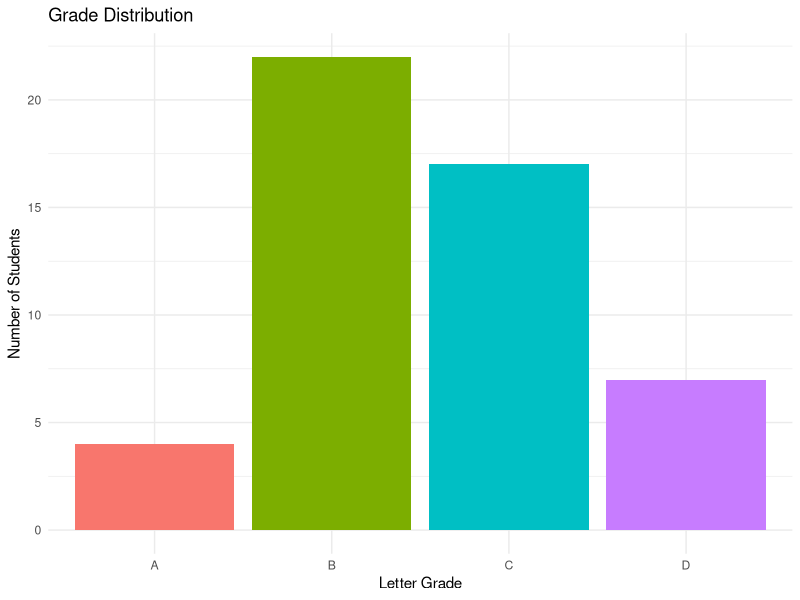
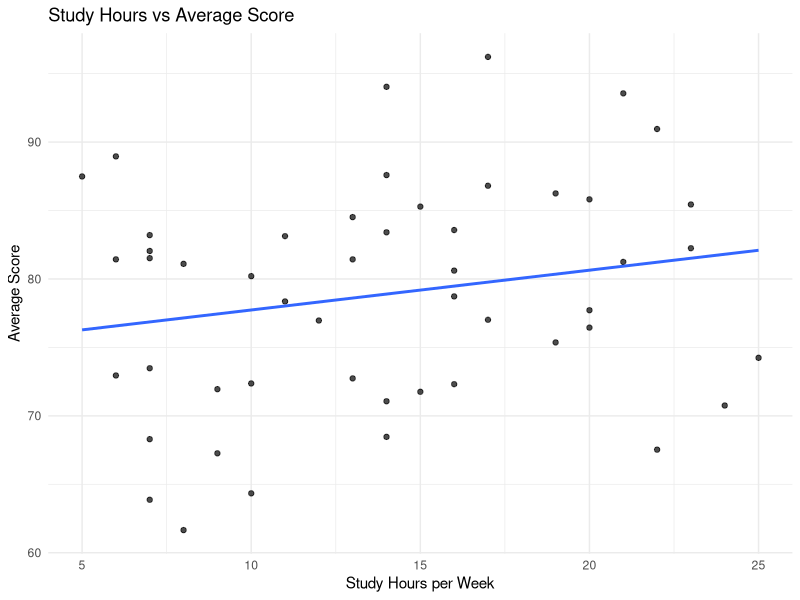

Reproduce these figures in R, in order. (Note: this script raises an error after producing the figures.)
# Module 5: Mini Projects
# File: 20_Mini_Projects.R

# =============================================================================
# MINI PROJECTS TO PRACTICE R SKILLS
# =============================================================================

# This file contains small projects that combine multiple R concepts
# to help you practice and reinforce your learning

# =============================================================================
# PROJECT 1: STUDENT GRADE ANALYZER
# =============================================================================

# Create sample student data
set.seed(123)
student_data <- data.frame(
  student_id = 1:50,
  name = paste("Student", 1:50),
  math_score = rnorm(50, mean = 75, sd = 15),
  science_score = rnorm(50, mean = 80, sd = 12),
  english_score = rnorm(50, mean = 70, sd = 18),
  attendance = sample(80:100, 50, replace = TRUE),
  study_hours = sample(5:25, 50, replace = TRUE)
)

# Add some correlations
student_data$math_score <- student_data$math_score + student_data$study_hours * 0.5
student_data$science_score <- student_data$science_score + student_data$study_hours * 0.3
student_data$english_score <- student_data$english_score + student_data$study_hours * 0.2

# Calculate average score
student_data$average_score <- (student_data$math_score + student_data$science_score + student_data$english_score) / 3

# Assign letter grades
student_data$letter_grade <- ifelse(student_data$average_score >= 90, "A",
                                   ifelse(student_data$average_score >= 80, "B",
                                         ifelse(student_data$average_score >= 70, "C",
                                               ifelse(student_data$average_score >= 60, "D", "F"))))

print("Student Data Sample:")
print(head(student_data))

# Analyze the data
library(ggplot2)
library(dplyr)

# Grade distribution
grade_distribution <- table(student_data$letter_grade)
print("Grade Distribution:")
print(grade_distribution)

# Create visualizations
# Grade distribution bar plot
grade_plot <- ggplot(student_data, aes(x = letter_grade, fill = letter_grade)) +
  geom_bar() +
  labs(title = "Grade Distribution",
       x = "Letter Grade",
       y = "Number of Students") +
  theme_minimal() +
  theme(legend.position = "none")

print(grade_plot)

# Study hours vs average score
study_plot <- ggplot(student_data, aes(x = study_hours, y = average_score)) +
  geom_point(alpha = 0.7) +
  geom_smooth(method = "lm", se = FALSE) +
  labs(title = "Study Hours vs Average Score",
       x = "Study Hours per Week",
       y = "Average Score") +
  theme_minimal()

print(study_plot)

# =============================================================================
# PROJECT 2: SALES DATA ANALYZER
# =============================================================================

# Create sample sales data
set.seed(456)
sales_data <- data.frame(
  date = seq(from = as.Date("2023-01-01"), to = as.Date("2023-12-31"), by = "day"),
  product = sample(c("Product A", "Product B", "Product C", "Product D"), 365, replace = TRUE),
  sales_amount = rnorm(365, mean = 1000, sd = 300),
  units_sold = sample(1:50, 365, replace = TRUE),
  region = sample(c("North", "South", "East", "West"), 365, replace = TRUE)
)

# Add some seasonality
sales_data$sales_amount <- sales_data$sales_amount + 
  ifelse(month(sales_data$date) %in% c(11, 12), 200, 0) +  # Holiday season
  ifelse(month(sales_data$date) %in% c(6, 7, 8), 100, 0)  # Summer season

# Calculate daily revenue
sales_data$daily_revenue <- sales_data$sales_amount * sales_data$units_sold

print("Sales Data Sample:")
print(head(sales_data))

# Monthly sales summary
monthly_sales <- sales_data %>%
  mutate(month = month(date)) %>%
  group_by(month) %>%
  summarise(
    total_revenue = sum(daily_revenue),
    avg_daily_sales = mean(sales_amount),
    total_units = sum(units_sold)
  )

print("Monthly Sales Summary:")
print(monthly_sales)

# Create visualizations
# Monthly revenue trend
monthly_plot <- ggplot(monthly_sales, aes(x = month, y = total_revenue)) +
  geom_line(color = "blue", size = 1) +
  geom_point(color = "red", size = 2) +
  labs(title = "Monthly Revenue Trend",
       x = "Month",
       y = "Total Revenue") +
  theme_minimal()

print(monthly_plot)

# Product performance
product_performance <- sales_data %>%
  group_by(product) %>%
  summarise(
    total_revenue = sum(daily_revenue),
    avg_sales = mean(sales_amount),
    total_units = sum(units_sold)
  ) %>%
  arrange(desc(total_revenue))

print("Product Performance:")
print(product_performance)

# Product performance bar plot
product_plot <- ggplot(product_performance, aes(x = product, y = total_revenue, fill = product)) +
  geom_bar(stat = "identity") +
  labs(title = "Product Performance by Revenue",
       x = "Product",
       y = "Total Revenue") +
  theme_minimal() +
  theme(legend.position = "none")

print(product_plot)

# =============================================================================
# PROJECT 3: WEATHER DATA ANALYZER
# =============================================================================

# Create sample weather data
set.seed(789)
weather_data <- data.frame(
  date = seq(from = as.Date("2023-01-01"), to = as.Date("2023-12-31"), by = "day"),
  temperature = rnorm(365, mean = 20, sd = 10),
  humidity = rnorm(365, mean = 60, sd = 15),
  pressure = rnorm(365, mean = 1013, sd = 20),
  wind_speed = rnorm(365, mean = 10, sd = 5),
  precipitation = rpois(365, lambda = 2)
)

# Add seasonality to temperature
weather_data$temperature <- weather_data$temperature + 
  ifelse(month(weather_data$date) %in% c(12, 1, 2), -5,  # Winter
         ifelse(month(weather_data$date) %in% c(6, 7, 8), 5, 0))  # Summer

# Add weather conditions
weather_data$condition <- ifelse(weather_data$precipitation > 5, "Rainy",
                               ifelse(weather_data$temperature > 25, "Hot",
                                     ifelse(weather_data$temperature < 5, "Cold", "Mild")))

print("Weather Data Sample:")
print(head(weather_data))

# Analyze weather patterns
# Monthly temperature analysis
monthly_weather <- weather_data %>%
  mutate(month = month(date)) %>%
  group_by(month) %>%
  summarise(
    avg_temp = mean(temperature),
    avg_humidity = mean(humidity),
    avg_pressure = mean(pressure),
    total_precipitation = sum(precipitation)
  )

print("Monthly Weather Summary:")
print(monthly_weather)

# Create visualizations
# Temperature trend
temp_plot <- ggplot(weather_data, aes(x = date, y = temperature)) +
  geom_line(color = "red", alpha = 0.7) +
  geom_smooth(method = "loess", se = FALSE, color = "blue") +
  labs(title = "Temperature Trend Over Time",
       x = "Date",
       y = "Temperature (°C)") +
  theme_minimal()

print(temp_plot)

# Weather condition distribution
condition_dist <- table(weather_data$condition)
print("Weather Condition Distribution:")
print(condition_dist)

# Weather condition pie chart
condition_data <- data.frame(
  condition = names(condition_dist),
  count = as.numeric(condition_dist)
)

condition_plot <- ggplot(condition_data, aes(x = "", y = count, fill = condition)) +
  geom_bar(stat = "identity", width = 1) +
  coord_polar("y", start = 0) +
  labs(title = "Weather Condition Distribution",
       fill = "Condition") +
  theme_void()

print(condition_plot)

# =============================================================================
# PROJECT 4: CUSTOMER SEGMENTATION
# =============================================================================

# Create sample customer data
set.seed(101112)
customer_data <- data.frame(
  customer_id = 1:200,
  age = sample(18:65, 200, replace = TRUE),
  income = rnorm(200, mean = 50000, sd = 20000),
  spending = rnorm(200, mean = 2000, sd = 800),
  visits = sample(1:20, 200, replace = TRUE),
  satisfaction = sample(1:10, 200, replace = TRUE)
)

# Add some correlations
customer_data$spending <- customer_data$spending + customer_data$income * 0.02
customer_data$spending <- customer_data$spending + customer_data$satisfaction * 100

# Create customer segments
customer_data$segment <- ifelse(customer_data$spending > 2500 & customer_data$visits > 10, "High Value",
                               ifelse(customer_data$spending > 1500 & customer_data$visits > 5, "Medium Value",
                                     ifelse(customer_data$spending > 1000, "Low Value", "Potential")))

print("Customer Data Sample:")
print(head(customer_data))

# Analyze customer segments
segment_analysis <- customer_data %>%
  group_by(segment) %>%
  summarise(
    count = n(),
    avg_age = mean(age),
    avg_income = mean(income),
    avg_spending = mean(spending),
    avg_visits = mean(visits),
    avg_satisfaction = mean(satisfaction)
  )

print("Customer Segment Analysis:")
print(segment_analysis)

# Create visualizations
# Spending by segment
spending_plot <- ggplot(customer_data, aes(x = segment, y = spending, fill = segment)) +
  geom_boxplot() +
  labs(title = "Spending Distribution by Segment",
       x = "Customer Segment",
       y = "Spending Amount") +
  theme_minimal() +
  theme(legend.position = "none")

print(spending_plot)

# Customer scatter plot
scatter_plot <- ggplot(customer_data, aes(x = income, y = spending, color = segment)) +
  geom_point(alpha = 0.7) +
  labs(title = "Income vs Spending by Segment",
       x = "Income",
       y = "Spending",
       color = "Segment") +
  theme_minimal()

print(scatter_plot)

# =============================================================================
# PROJECT 5: STOCK PRICE SIMULATOR
# =============================================================================

# Create sample stock data
set.seed(131415)
stock_data <- data.frame(
  date = seq(from = as.Date("2023-01-01"), to = as.Date("2023-12-31"), by = "day"),
  price = 100  # Starting price
)

# Simulate stock price movement
for (i in 2:nrow(stock_data)) {
  # Random walk with drift
  change <- rnorm(1, mean = 0.001, sd = 0.02)
  stock_data$price[i] <- stock_data$price[i-1] * (1 + change)
}

# Calculate daily returns
stock_data$daily_return <- c(0, diff(stock_data$price) / stock_data$price[-nrow(stock_data)])

# Add some volatility
stock_data$volatility <- rollapply(stock_data$daily_return, width = 30, FUN = sd, fill = NA)

print("Stock Data Sample:")
print(head(stock_data))

# Analyze stock performance
# Monthly performance
monthly_stock <- stock_data %>%
  mutate(month = month(date)) %>%
  group_by(month) %>%
  summarise(
    avg_price = mean(price),
    avg_return = mean(daily_return, na.rm = TRUE),
    volatility = mean(volatility, na.rm = TRUE)
  )

print("Monthly Stock Performance:")
print(monthly_stock)

# Create visualizations
# Stock price trend
price_plot <- ggplot(stock_data, aes(x = date, y = price)) +
  geom_line(color = "blue", size = 1) +
  labs(title = "Stock Price Trend",
       x = "Date",
       y = "Price") +
  theme_minimal()

print(price_plot)

# Daily returns histogram
returns_plot <- ggplot(stock_data, aes(x = daily_return)) +
  geom_histogram(bins = 30, fill = "lightblue", color = "black") +
  labs(title = "Daily Returns Distribution",
       x = "Daily Return",
       y = "Frequency") +
  theme_minimal()

print(returns_plot)

# =============================================================================
# KEY TAKEAWAYS
# =============================================================================

# 1. Mini projects help integrate multiple R concepts
# 2. Always start with data exploration and cleaning
# 3. Use appropriate visualizations for your data
# 4. Combine different R packages for comprehensive analysis
# 5. Practice with real-world scenarios
# 6. Document your analysis process
# 7. Test your code with different datasets
# 8. Consider edge cases and data quality issues
# 9. Use functions to make your code reusable
# 10. Always validate your results

# Next: Move to 21_Data_Analysis_Project.R for a comprehensive project!
